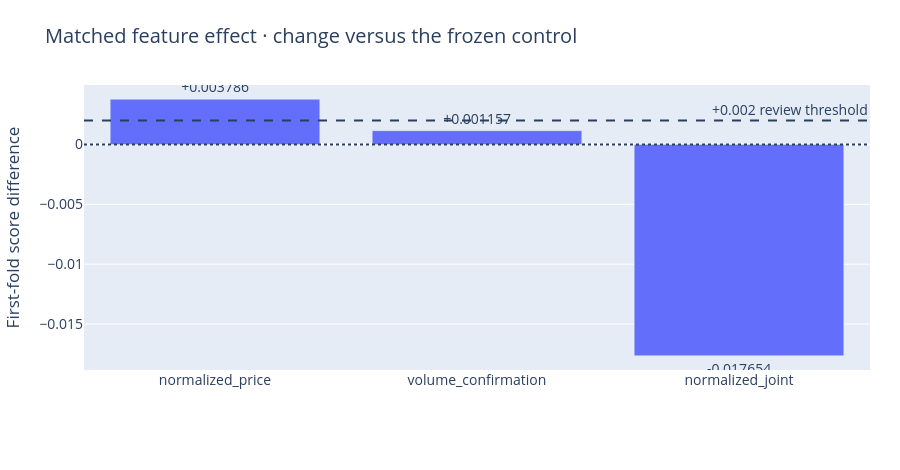

This figure's notebook cell:
### Markdown cell above
## 2. Matched changes and the continuation threshold

### Code cell
figures[1][1].show(renderer='plotly_mimetype')

### Figure 1 — Plotly figure (JSON) as saved in the notebook; plotly's stock layout.template omitted (floating-point values rounded to 4 significant figures)
{"data": [{"text": ["+0.003786", "+0.001157", "-0.017654"], "textposition": "outside", "type": "bar", "x": ["normalized_price", "volume_confirmation", "normalized_joint"], "y": [0.003786, 0.001157, -0.01765]}], "layout": {"annotations": [{"showarrow": false, "text": "+0.002 review threshold", "x": 1, "xanchor": "right", "xref": "x domain", "y": 0.002, "yanchor": "bottom", "yref": "y"}], "font": {"size": 14}, "height": 470, "legend": {"orientation": "h", "y": -0.27}, "margin": {"b": 100, "l": 65, "r": 30, "t": 85}, "shapes": [{"line": {"dash": "dot"}, "type": "line", "x0": 0, "x1": 1, "xref": "x domain", "y0": 0, "y1": 0, "yref": "y"}, {"line": {"dash": "dash"}, "type": "line", "x0": 0, "x1": 1, "xref": "x domain", "y0": 0.002, "y1": 0.002, "yref": "y"}], "title": {"text": "Matched feature effect · change versus the frozen control"}, "yaxis": {"title": {"text": "First-fold score difference"}}}}
